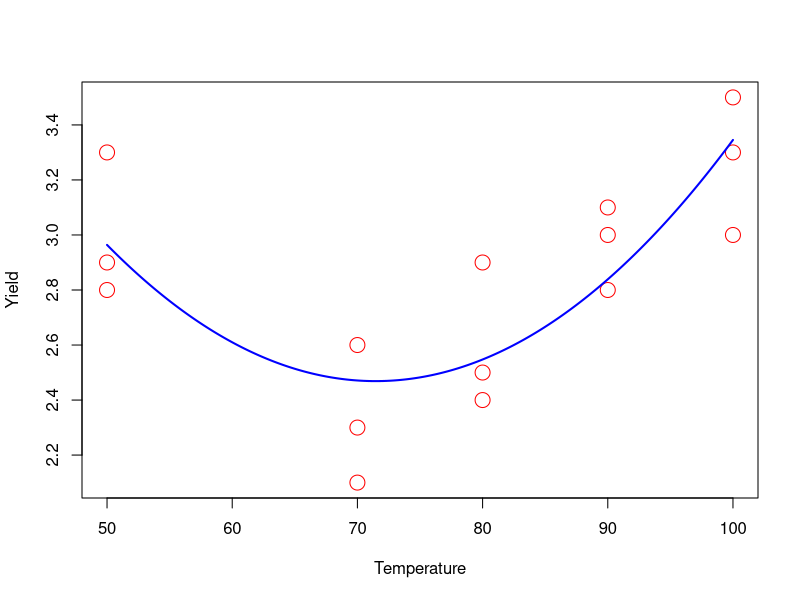
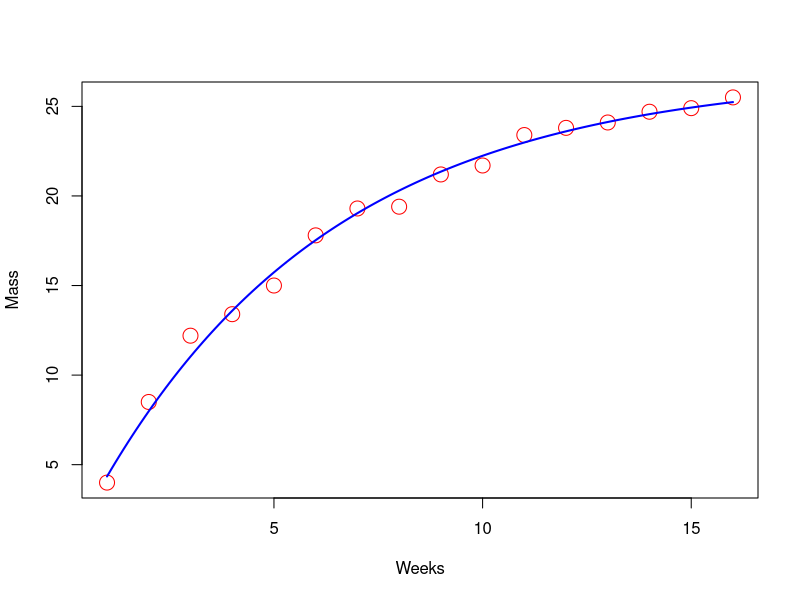

Reproduce these figures in R, in order.
#POLYNOMIAL REGRESSION:

#data: https://online.stat.psu.edu/stat501/lesson/9/9.8

#read data
yd <- read.csv("yield.csv")
View(yd)

#plot data(scatter plot)
plot(yd$temp,yd$yield,xlab="Temperature",ylab="Yield",col="red",pch=1,cex=2)

#clearly a quadratic function will fit here

#method1: fit quadratic model => yield = a+b1*temp +b2*temp^2
#use lm() function
#specify higher order terms using I()
md1 <- lm(yield~temp + I(temp^2),data=yd)
summary(md1)
#observe all 3 coefficients are statistically significant

#method2: suppose we have a lengthy polynomial(say upto 8th degree)
md2 <- lm(yield~poly(temp,2,raw=TRUE),data=yd)
#here 2 => highest order we want in the polynomial
#raw = TRUE => not create orthogonal polynomial but simple polynomial upto 2nd order
summary(md2)

#plot the fitted curve: create data(x & y vectors) as per the fitted model
xv= seq(50,100,0.1)
yv = predict(md2, data.frame(temp=xv),type="response")
#md2 => model to be used
#data.frame(temp=xv) => input data

#draw the line
lines(xv,yv,col="blue",lwd=2)

#NON LINEAR LEAST SQUARE
#experiment- growth of plant(in terms of mass) vs time

#read data
plant <- read.csv("plant2.csv")
View(plant)

#plot data
plot(plant$week,plant$mass,xlab="Weeks",ylab="Mass",col="red",pch=1,cex=2)

#perform non linear least square fit
#use the nlsLM() function of R package minpack.lm
#it uses Levenburg-Marquardt algorithm
#install the package & load it before using

library(minpack.lm)

#our non linear model: mass= a*(1-exp(-b*week))
exp.mod <- nlsLM(mass~a*(1-exp(-b*week)),data=plant,start=list(a=25,b=9))
#here we are guessing a suitable starting value for unknown parameter a & b and use those values as arguments for nlsLM()

#result of data fitting
summary(exp.mod)

#plot the fitted model
x2v <- seq(1,16,0.1)
y2v <- predict(exp.mod,data.frame(week=x2v))
lines(x2v,y2v,col="blue",lwd=2)
